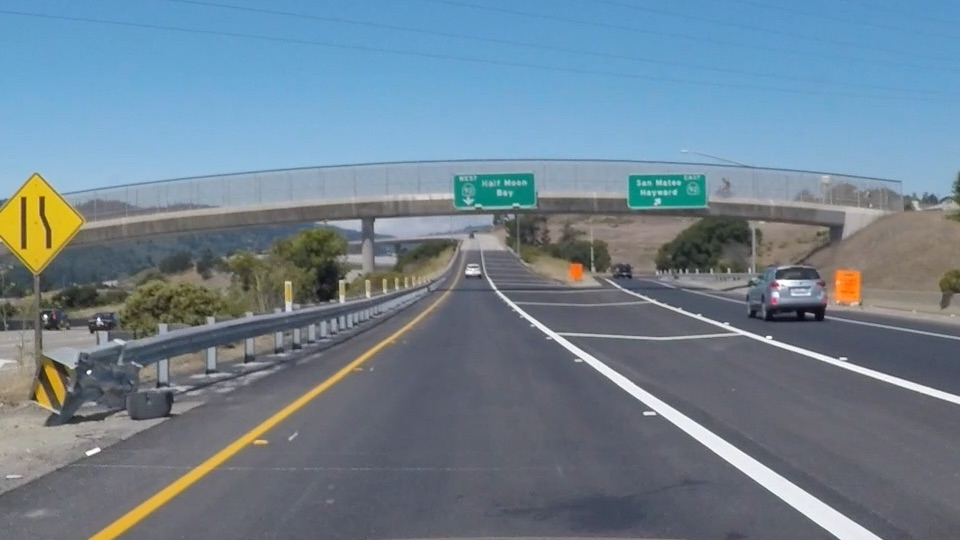
#> input picture Self-Driving_Car_part_1/Lesson_04_Computer_Vision/data/edges.jpg, 960 x 540 px
$ jupyter execute 'Lesson 4.12 edges.ipynb'
#> lines starting #> are read from the running program, lines starting #| are printed output that depends on the picture
[cell 1]
import matplotlib.pyplot as plt
import matplotlib.image as mpimg
import cv2

[cell 2]
# %matplotlib qt

[cell 3]
image = mpimg.imread('data/edges.jpg')
#> image is the input picture: shape (540, 960, 3); mean R, G, B 111.3, 130.2, 144.4
plt.imshow(image)

[cell 4]
gray = cv2.cvtColor(image, cv2.COLOR_RGB2GRAY) #grayscale conversion
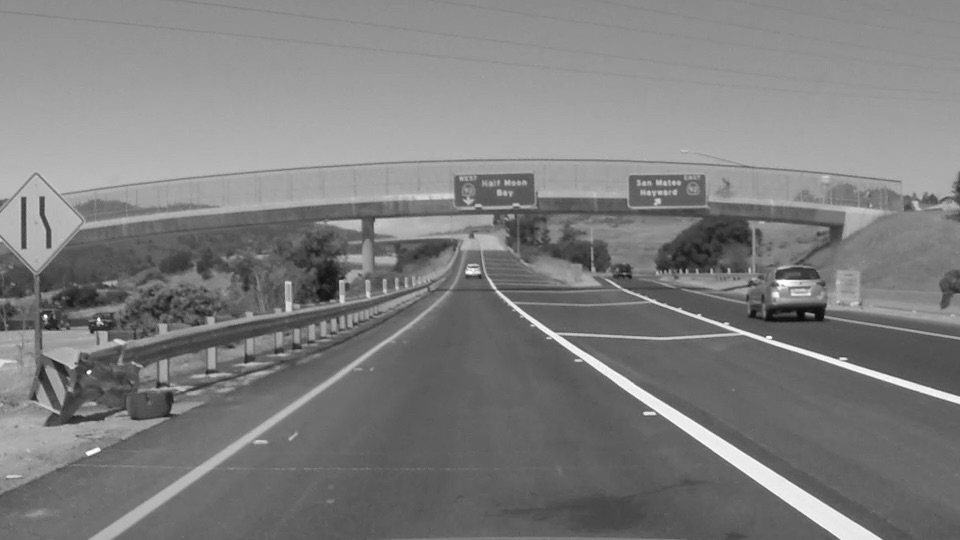
#> gray: shape (540, 960); min 7, max 255, mean 126.2
plt.imshow(gray, cmap='gray')

[cell 5]
# Define a kernel size for Gaussian smoothing / blurring
kernel_size = 3 # Must be an odd number (3, 5, 7...)
blur_gray = cv2.GaussianBlur(gray,(kernel_size, kernel_size),0)

# Define our parameters for Canny and run it
fig = plt.figure(figsize=[10, 10])
low_threshold = 70
high_threshold = 20
lows = [20, 50, 100]
highs = [50,100, 150, 200]
ind = 1
for low_threshold in lows:
    for high_threshold in highs:
        edges = cv2.Canny(blur_gray, low_threshold, high_threshold)
        ax = fig.add_subplot(len(lows), len(highs), ind)
        ind += 1

        # Display the image
        ax.imshow(edges, cmap='Greys_r')
#> after the loop, ind = 13
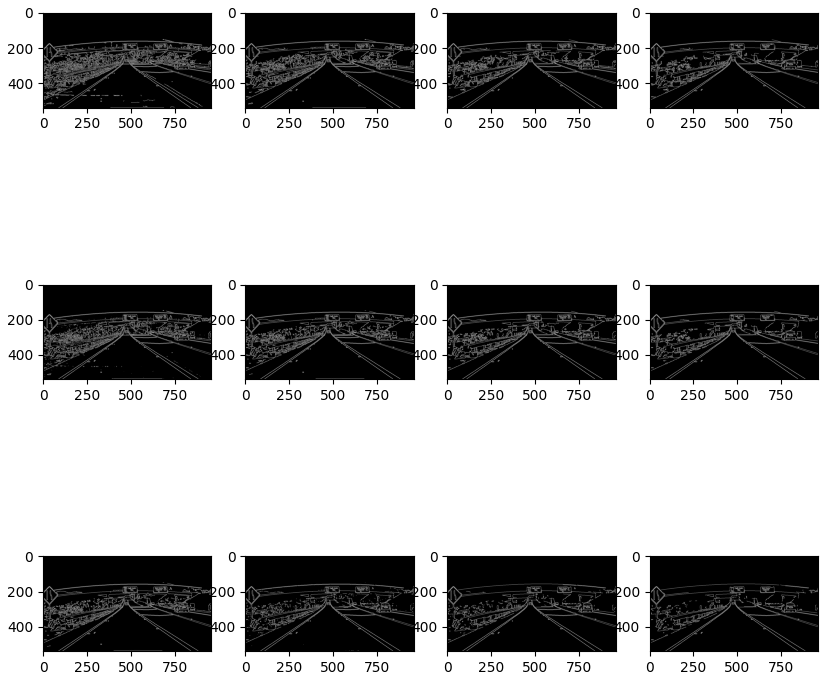
#> figure drawn by matplotlib, 12 panels
